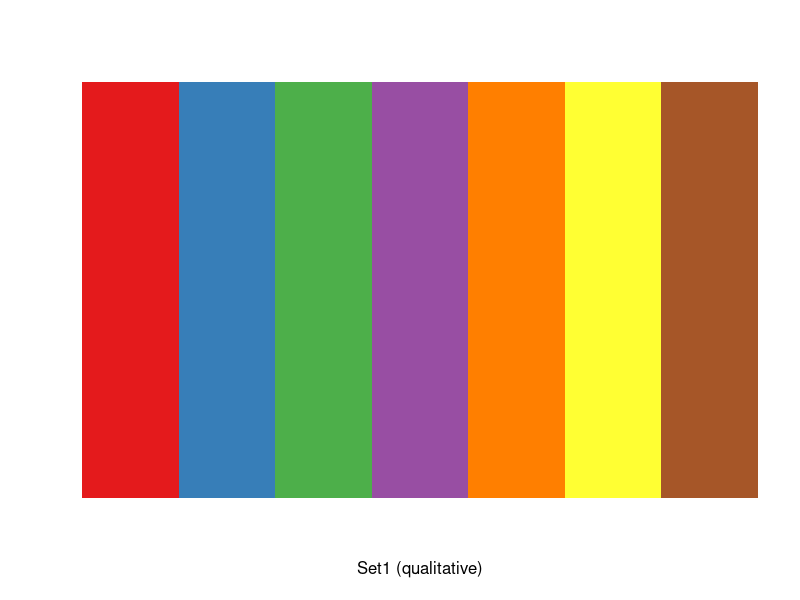
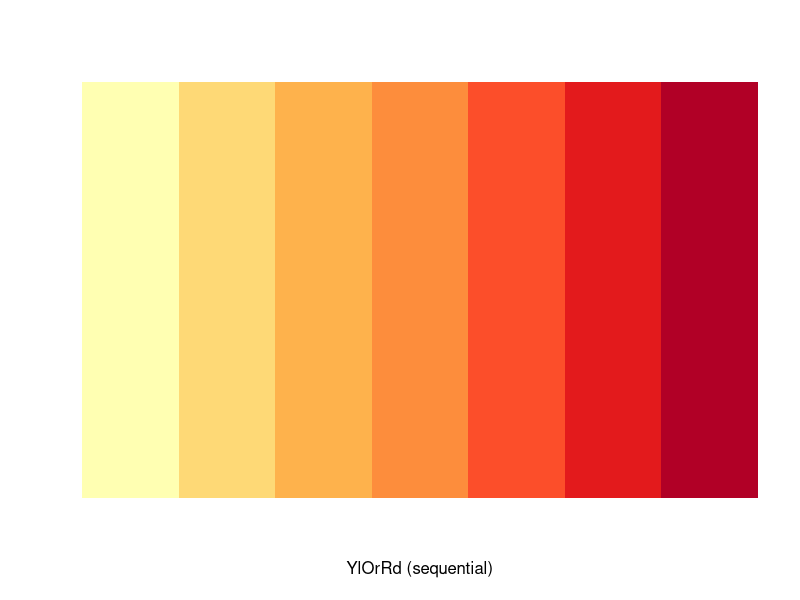
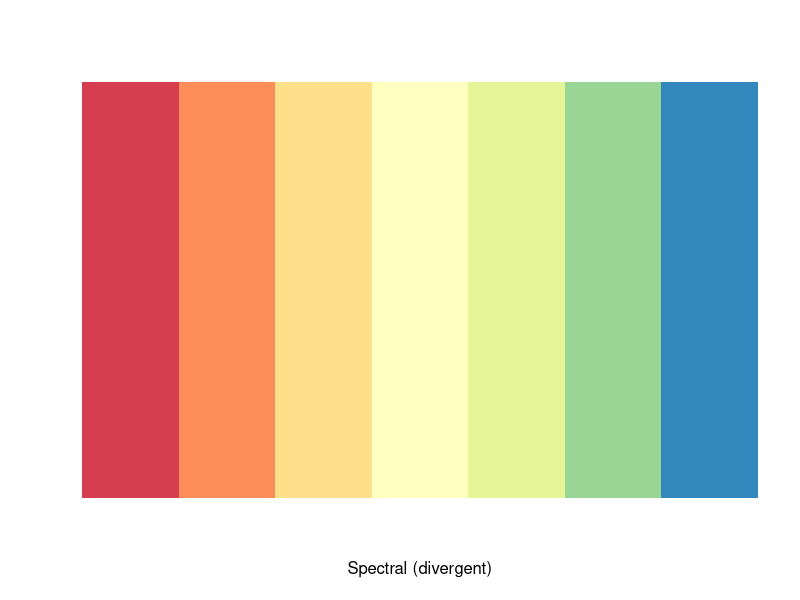
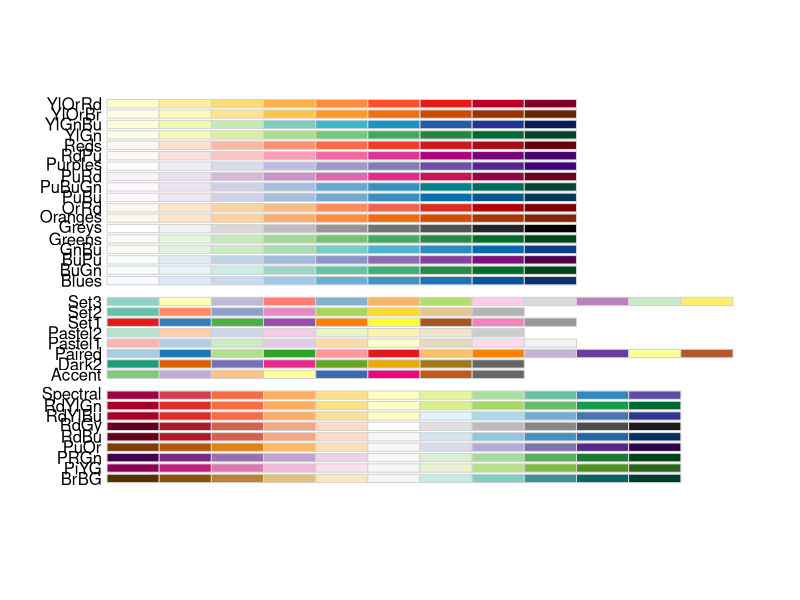
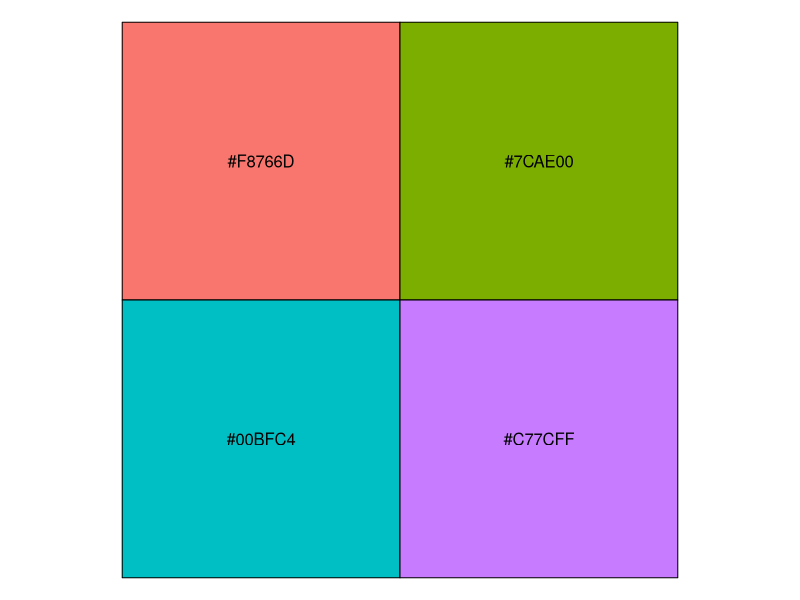
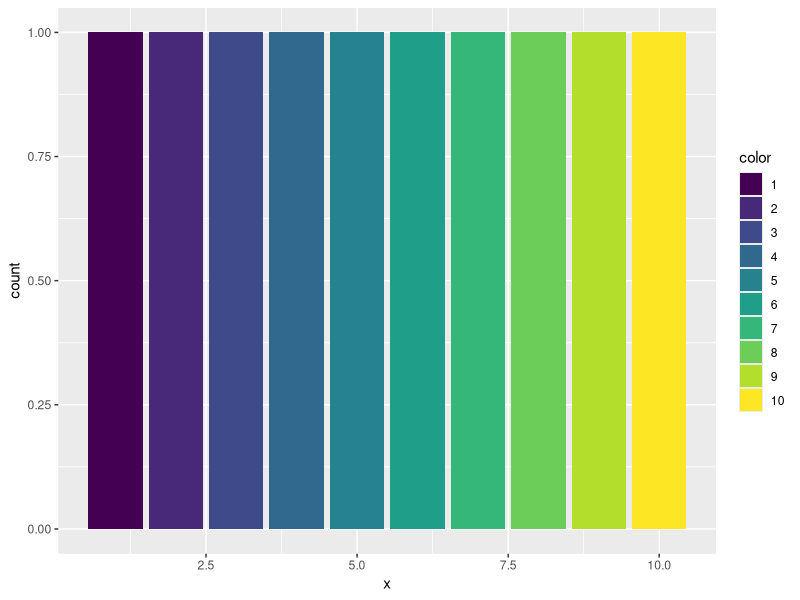
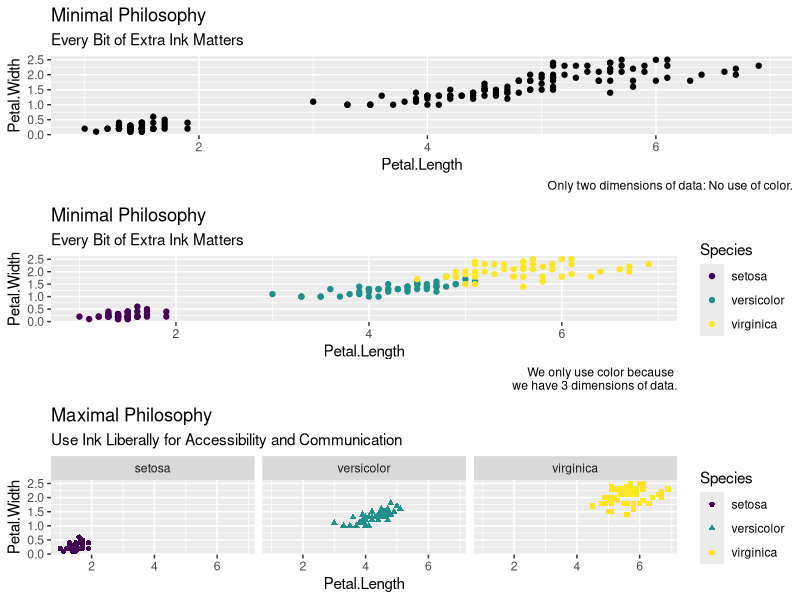

Here is the R script that generated these plots, in order:
## ---- chunk 1

knitr::opts_chunk$set(echo = TRUE,
                      warning = FALSE,
                      message = FALSE,
                      fig.margin = TRUE)

library(ggplot2)

library(dplyr)

library(cowplot)

## ---- chunk 2

library(RColorBrewer)

## ---- chunk 3

display.brewer.pal(7,"Set1") # qualitative

## ---- chunk 4

display.brewer.pal(7,"YlOrRd") # sequential

## ---- chunk 5

display.brewer.pal(7,"Spectral") # diverging

## ---- chunk 6

display.brewer.all() # all palettes

## ---- chunk 7

library(scales)

show_col(hue_pal()(4))

## ---- chunk 8

library(ggplot2)

x <- seq(1,10) # sequence 1 to 10

ggplot(data = NULL, 
       aes(x = x,
           fill = factor(x))) + 
  geom_bar() + 
  scale_fill_viridis_d(name = "color")

## ---- chunk 9

data(iris) # iris data set

names(iris) # dimensions of the data

p0<- ggplot(iris,
       aes(x = Petal.Length,
           y = Petal.Width)) +
  geom_point() + 
  labs(title = "Minimal Philosophy",
       subtitle="Every Bit of Extra Ink Matters",
       caption = "Only two dimensions of data: No use of color.") 

p_minimal <- ggplot(iris,
       aes(x = Petal.Length,
           y = Petal.Width,
           color = Species)) +
  geom_point() + 
  scale_color_viridis_d() + 
  labs(title = "Minimal Philosophy",
       subtitle="Every Bit of Extra Ink Matters",
       caption = "We only use color because \nwe have 3 dimensions of data.") 

p_maximal <- ggplot(iris,
       aes(x = Petal.Length,
           y = Petal.Width,
           color = Species,
           shape = Species)) +
  geom_point() + 
  scale_color_viridis_d() + 
  labs(title = "Maximal Philosophy",
       subtitle="Use Ink Liberally for Accessibility and Communication") +
  facet_wrap(~Species)

plot_grid(p0, p_minimal, p_maximal, nrow = 3)

